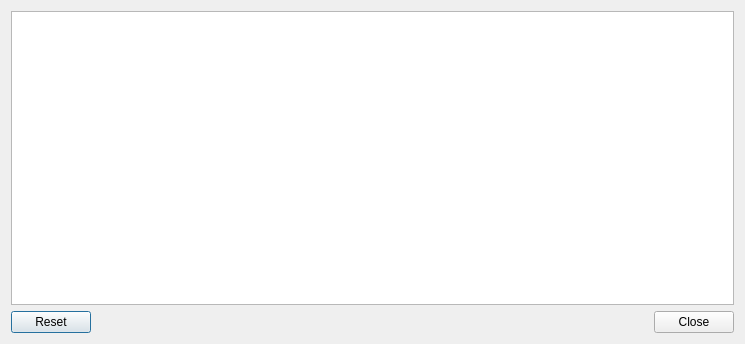
<?xml version="1.0" encoding="UTF-8"?>
<ui version="4.0">
 <class>DebugConsole</class>
 <widget class="QDialog" name="DebugConsole">
  <property name="geometry">
   <rect>
    <x>0</x>
    <y>0</y>
    <width>745</width>
    <height>344</height>
   </rect>
  </property>
  <property name="windowTitle">
   <string>SQLiteStudio Debug Console</string>
  </property>
  <layout class="QVBoxLayout" name="verticalLayout">
   <item>
    <widget class="QTextEdit" name="textEdit">
     <property name="font">
      <font>
       <family>Courier</family>
      </font>
     </property>
    </widget>
   </item>
   <item>
    <widget class="QDialogButtonBox" name="buttonBox">
     <property name="orientation">
      <enum>Qt::Horizontal</enum>
     </property>
     <property name="standardButtons">
      <set>QDialogButtonBox::Close|QDialogButtonBox::Reset</set>
     </property>
    </widget>
   </item>
  </layout>
 </widget>
 <resources/>
 <connections>
  <connection>
   <sender>buttonBox</sender>
   <signal>accepted()</signal>
   <receiver>DebugConsole</receiver>
   <slot>accept()</slot>
   <hints>
    <hint type="sourcelabel">
     <x>257</x>
     <y>334</y>
    </hint>
    <hint type="destinationlabel">
     <x>157</x>
     <y>274</y>
    </hint>
   </hints>
  </connection>
  <connection>
   <sender>buttonBox</sender>
   <signal>rejected()</signal>
   <receiver>DebugConsole</receiver>
   <slot>reject()</slot>
   <hints>
    <hint type="sourcelabel">
     <x>325</x>
     <y>334</y>
    </hint>
    <hint type="destinationlabel">
     <x>286</x>
     <y>274</y>
    </hint>
   </hints>
  </connection>
 </connections>
</ui>
